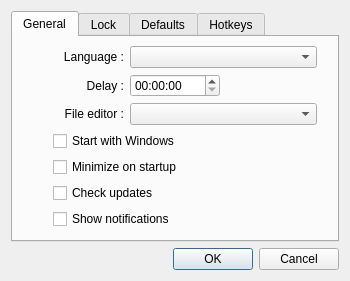
<?xml version="1.0" encoding="UTF-8"?>
<ui version="4.0">
 <class>ConfigDialog</class>
 <widget class="QDialog" name="ConfigDialog">
  <property name="geometry">
   <rect>
    <x>0</x>
    <y>0</y>
    <width>350</width>
    <height>258</height>
   </rect>
  </property>
  <property name="windowTitle">
   <string>Options</string>
  </property>
  <layout class="QGridLayout" name="gridLayout_1">
   <item row="1" column="1">
    <widget class="QDialogButtonBox" name="buttonBox">
     <property name="standardButtons">
      <set>QDialogButtonBox::Cancel|QDialogButtonBox::Ok</set>
     </property>
    </widget>
   </item>
   <item row="0" column="0" colspan="2">
    <widget class="QTabWidgetExt" name="tabs">
     <property name="currentIndex">
      <number>0</number>
     </property>
     <widget class="QWidget" name="general">
      <attribute name="title">
       <string>General</string>
      </attribute>
      <layout class="QGridLayout" name="gridLayout" columnstretch="0,0,0">
       <property name="leftMargin">
        <number>20</number>
       </property>
       <property name="rightMargin">
        <number>20</number>
       </property>
       <item row="1" column="0">
        <widget class="QLabel" name="label">
         <property name="text">
          <string>Delay :</string>
         </property>
         <property name="alignment">
          <set>Qt::AlignRight|Qt::AlignTrailing|Qt::AlignVCenter</set>
         </property>
        </widget>
       </item>
       <item row="1" column="1">
        <widget class="QTimeEdit" name="optionDelay">
         <property name="displayFormat">
          <string notr="true">hh:mm:ss</string>
         </property>
        </widget>
       </item>
       <item row="0" column="0">
        <widget class="QLabel" name="label_5">
         <property name="text">
          <string>Language :</string>
         </property>
         <property name="alignment">
          <set>Qt::AlignRight|Qt::AlignTrailing|Qt::AlignVCenter</set>
         </property>
        </widget>
       </item>
       <item row="0" column="1" colspan="2">
        <widget class="QComboBoxExt" name="optionLang"/>
       </item>
       <item row="3" column="0" colspan="3">
        <layout class="QVBoxLayout" name="verticalLayout">
         <property name="leftMargin">
          <number>20</number>
         </property>
         <item>
          <widget class="QCheckBox" name="optionAutostart">
           <property name="text">
            <string>Start with Windows</string>
           </property>
          </widget>
         </item>
         <item>
          <widget class="QCheckBox" name="optionMinimize">
           <property name="text">
            <string>Minimize on startup</string>
           </property>
          </widget>
         </item>
         <item>
          <widget class="QCheckBox" name="optionCheckUpdates">
           <property name="text">
            <string>Check updates</string>
           </property>
          </widget>
         </item>
         <item>
          <widget class="QCheckBox" name="optionShowNotifications">
           <property name="text">
            <string>Show notifications</string>
           </property>
          </widget>
         </item>
        </layout>
       </item>
       <item row="2" column="0">
        <widget class="QLabel" name="label_11">
         <property name="text">
          <string>File editor :</string>
         </property>
         <property name="alignment">
          <set>Qt::AlignRight|Qt::AlignTrailing|Qt::AlignVCenter</set>
         </property>
        </widget>
       </item>
       <item row="2" column="1" colspan="2">
        <widget class="QComboBoxExt" name="optionOpenProgram"/>
       </item>
      </layout>
     </widget>
     <widget class="QWidget" name="lock">
      <attribute name="title">
       <string>Lock</string>
      </attribute>
      <layout class="QGridLayout" name="gridLayout_4" columnstretch="2,3">
       <item row="6" column="1">
        <widget class="QCheckBox" name="optionLockMinimize">
         <property name="text">
          <string>Lock on minimize</string>
         </property>
        </widget>
       </item>
       <item row="3" column="0">
        <widget class="QRadioButton" name="optionLockAll">
         <property name="text">
          <string>Lock everything</string>
         </property>
        </widget>
       </item>
       <item row="0" column="0" colspan="2">
        <layout class="QHBoxLayout" name="horizontalLayout">
         <item>
          <widget class="QCheckBox" name="optionLockEnabled">
           <property name="text">
            <string>Enable lock</string>
           </property>
          </widget>
         </item>
         <item>
          <widget class="QPushButton" name="lockHelp">
           <property name="cursor">
            <cursorShape>WhatsThisCursor</cursorShape>
           </property>
           <property name="text">
            <string/>
           </property>
           <property name="icon">
            <iconset resource="../UMWP_Autochanger.qrc">
             <normaloff>:/images/icons/help_color.png</normaloff>:/images/icons/help_color.png</iconset>
           </property>
           <property name="flat">
            <bool>true</bool>
           </property>
          </widget>
         </item>
         <item>
          <spacer name="horizontalSpacer">
           <property name="orientation">
            <enum>Qt::Horizontal</enum>
           </property>
           <property name="sizeHint" stdset="0">
            <size>
             <width>40</width>
             <height>20</height>
            </size>
           </property>
          </spacer>
         </item>
        </layout>
       </item>
       <item row="1" column="0">
        <widget class="QLabel" name="label_13">
         <property name="text">
          <string>Current password :</string>
         </property>
         <property name="alignment">
          <set>Qt::AlignRight|Qt::AlignTrailing|Qt::AlignVCenter</set>
         </property>
        </widget>
       </item>
       <item row="1" column="1">
        <widget class="QLineEdit" name="currentPassword">
         <property name="echoMode">
          <enum>QLineEdit::Password</enum>
         </property>
        </widget>
       </item>
       <item row="2" column="0">
        <widget class="QLabel" name="label_12">
         <property name="text">
          <string>Password :</string>
         </property>
         <property name="alignment">
          <set>Qt::AlignRight|Qt::AlignTrailing|Qt::AlignVCenter</set>
         </property>
        </widget>
       </item>
       <item row="2" column="1">
        <widget class="QLineEdit" name="optionLockPassword">
         <property name="echoMode">
          <enum>QLineEdit::Password</enum>
         </property>
        </widget>
       </item>
       <item row="9" column="0">
        <spacer name="verticalSpacer_3">
         <property name="orientation">
          <enum>Qt::Vertical</enum>
         </property>
         <property name="sizeHint" stdset="0">
          <size>
           <width>20</width>
           <height>40</height>
          </size>
         </property>
        </spacer>
       </item>
       <item row="7" column="0">
        <widget class="QRadioButton" name="optionLockSets">
         <property name="text">
          <string>Lock some sets</string>
         </property>
        </widget>
       </item>
       <item row="3" column="1">
        <widget class="QCheckBox" name="optionLockStartup">
         <property name="text">
          <string>Lock at startup</string>
         </property>
        </widget>
       </item>
       <item row="7" column="1" rowspan="2">
        <widget class="QLabel" name="lockSetsHelp">
         <property name="text">
          <string>Open the settings of each set to make it lockable.</string>
         </property>
         <property name="alignment">
          <set>Qt::AlignLeading|Qt::AlignLeft|Qt::AlignTop</set>
         </property>
         <property name="wordWrap">
          <bool>true</bool>
         </property>
        </widget>
       </item>
      </layout>
     </widget>
     <widget class="QWidget" name="defaults">
      <attribute name="title">
       <string>Defaults</string>
      </attribute>
      <layout class="QGridLayout" name="gridLayout_3" columnstretch="0,1,2">
       <property name="leftMargin">
        <number>20</number>
       </property>
       <property name="rightMargin">
        <number>20</number>
       </property>
       <item row="2" column="1" colspan="2">
        <widget class="QComboBoxExt" name="optionType"/>
       </item>
       <item row="1" column="0" colspan="3">
        <widget class="QLabel" name="label_9">
         <property name="text">
          <string>Defaults settings for new sets.</string>
         </property>
        </widget>
       </item>
       <item row="0" column="0" colspan="2">
        <widget class="QLabel" name="label_15">
         <property name="text">
          <string>Change set on close :</string>
         </property>
         <property name="alignment">
          <set>Qt::AlignRight|Qt::AlignTrailing|Qt::AlignVCenter</set>
         </property>
        </widget>
       </item>
       <item row="0" column="2">
        <widget class="QComboBoxExt" name="optionDefaultSet"/>
       </item>
       <item row="3" column="1" colspan="2">
        <widget class="QComboBoxExt" name="optionStyle">
         <property name="iconSize">
          <size>
           <width>20</width>
           <height>16</height>
          </size>
         </property>
        </widget>
       </item>
       <item row="4" column="1" colspan="2">
        <widget class="QComboBoxExt" name="optionMode"/>
       </item>
       <item row="2" column="0">
        <widget class="QLabel" name="label_7">
         <property name="text">
          <string>Type :</string>
         </property>
         <property name="alignment">
          <set>Qt::AlignRight|Qt::AlignTrailing|Qt::AlignVCenter</set>
         </property>
        </widget>
       </item>
       <item row="3" column="0">
        <widget class="QLabel" name="label_8">
         <property name="text">
          <string>Style :</string>
         </property>
         <property name="alignment">
          <set>Qt::AlignRight|Qt::AlignTrailing|Qt::AlignVCenter</set>
         </property>
        </widget>
       </item>
       <item row="4" column="0">
        <widget class="QLabel" name="label_6">
         <property name="text">
          <string>Mode :</string>
         </property>
         <property name="alignment">
          <set>Qt::AlignRight|Qt::AlignTrailing|Qt::AlignVCenter</set>
         </property>
        </widget>
       </item>
       <item row="5" column="1">
        <spacer name="verticalSpacer_2">
         <property name="orientation">
          <enum>Qt::Vertical</enum>
         </property>
         <property name="sizeHint" stdset="0">
          <size>
           <width>20</width>
           <height>40</height>
          </size>
         </property>
        </spacer>
       </item>
      </layout>
     </widget>
     <widget class="QWidget" name="hotkeys">
      <attribute name="title">
       <string>Hotkeys</string>
      </attribute>
      <layout class="QGridLayout" name="gridLayout_2">
       <property name="leftMargin">
        <number>20</number>
       </property>
       <property name="rightMargin">
        <number>20</number>
       </property>
       <item row="5" column="1">
        <widget class="QHotKeyWidget" name="hotkeyDelay" native="true"/>
       </item>
       <item row="2" column="1">
        <widget class="QHotKeyWidget" name="hotkeyShowHide" native="true"/>
       </item>
       <item row="3" column="1">
        <widget class="QHotKeyWidget" name="hotkeyStartPause" native="true"/>
       </item>
       <item row="1" column="1">
        <widget class="QHotKeyWidget" name="hotkeyRefresh" native="true"/>
       </item>
       <item row="3" column="0">
        <widget class="QLabel" name="label_4">
         <property name="text">
          <string>Start/Pause :</string>
         </property>
         <property name="alignment">
          <set>Qt::AlignRight|Qt::AlignTrailing|Qt::AlignVCenter</set>
         </property>
        </widget>
       </item>
       <item row="2" column="0">
        <widget class="QLabel" name="label_3">
         <property name="text">
          <string>Show/Hide :</string>
         </property>
         <property name="alignment">
          <set>Qt::AlignRight|Qt::AlignTrailing|Qt::AlignVCenter</set>
         </property>
        </widget>
       </item>
       <item row="1" column="0">
        <widget class="QLabel" name="label_2">
         <property name="text">
          <string>Refresh :</string>
         </property>
         <property name="alignment">
          <set>Qt::AlignRight|Qt::AlignTrailing|Qt::AlignVCenter</set>
         </property>
        </widget>
       </item>
       <item row="0" column="0" colspan="2">
        <widget class="QCheckBox" name="optionUseHotkeys">
         <property name="text">
          <string>Use hotkeys</string>
         </property>
        </widget>
       </item>
       <item row="6" column="0">
        <spacer name="verticalSpacer">
         <property name="orientation">
          <enum>Qt::Vertical</enum>
         </property>
         <property name="sizeHint" stdset="0">
          <size>
           <width>20</width>
           <height>40</height>
          </size>
         </property>
        </spacer>
       </item>
       <item row="5" column="0">
        <widget class="QLabel" name="label_10">
         <property name="text">
          <string>Change delay :</string>
         </property>
         <property name="alignment">
          <set>Qt::AlignRight|Qt::AlignTrailing|Qt::AlignVCenter</set>
         </property>
        </widget>
       </item>
       <item row="4" column="0">
        <widget class="QLabel" name="label_14">
         <property name="text">
          <string>Lock/Unlock :</string>
         </property>
         <property name="alignment">
          <set>Qt::AlignRight|Qt::AlignTrailing|Qt::AlignVCenter</set>
         </property>
        </widget>
       </item>
       <item row="4" column="1">
        <widget class="QHotKeyWidget" name="hotkeyLockUnlock" native="true"/>
       </item>
      </layout>
      <zorder>optionUseHotkeys</zorder>
      <zorder>label_2</zorder>
      <zorder>hotkeyRefresh</zorder>
      <zorder>label_3</zorder>
      <zorder>hotkeyShowHide</zorder>
      <zorder>label_4</zorder>
      <zorder>hotkeyStartPause</zorder>
      <zorder>verticalSpacer</zorder>
      <zorder>label_10</zorder>
      <zorder>hotkeyDelay</zorder>
      <zorder>label_14</zorder>
      <zorder>hotkeyLockUnlock</zorder>
     </widget>
    </widget>
   </item>
  </layout>
 </widget>
 <customwidgets>
  <customwidget>
   <class>QHotKeyWidget</class>
   <extends>QWidget</extends>
   <header>../ext/qhotkeywidget.h</header>
   <container>1</container>
  </customwidget>
  <customwidget>
   <class>QComboBoxExt</class>
   <extends>QComboBox</extends>
   <header>../ext/qcomboboxext.h</header>
  </customwidget>
  <customwidget>
   <class>QTabWidgetExt</class>
   <extends>QTabWidget</extends>
   <header location="global">../ext/qtabwidgetext.h</header>
   <container>1</container>
  </customwidget>
 </customwidgets>
 <resources>
  <include location="../UMWP_Autochanger.qrc"/>
 </resources>
 <connections>
  <connection>
   <sender>buttonBox</sender>
   <signal>accepted()</signal>
   <receiver>ConfigDialog</receiver>
   <slot>accept()</slot>
   <hints>
    <hint type="sourcelabel">
     <x>340</x>
     <y>248</y>
    </hint>
    <hint type="destinationlabel">
     <x>157</x>
     <y>164</y>
    </hint>
   </hints>
  </connection>
  <connection>
   <sender>buttonBox</sender>
   <signal>rejected()</signal>
   <receiver>ConfigDialog</receiver>
   <slot>reject()</slot>
   <hints>
    <hint type="sourcelabel">
     <x>340</x>
     <y>248</y>
    </hint>
    <hint type="destinationlabel">
     <x>286</x>
     <y>164</y>
    </hint>
   </hints>
  </connection>
 </connections>
 <slots>
  <slot>hotkeysChanged()</slot>
 </slots>
</ui>
